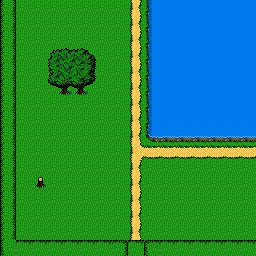

Rendered tile map (Tiled .tmx) drawn with the repository's tilesets; below, a short description and the full map source, tile grids included:
An orthogonal 16x16 tile map with 16x16 px tiles, 3 tile layers (bg, bg_obs, fg) and 8 objects.

<map version="1.4" tiledversion="1.4.3" orientation="orthogonal" renderorder="right-down" width="16" height="16" tilewidth="16" tileheight="16" infinite="0" nextlayerid="7" nextobjectid="13">
 <tileset firstgid="1" source="tinySLATES [16x16px orthogonal tileset by Ivan Voirol].tsx" />
 <layer id="1" name="bg" width="16" height="16">
  <data encoding="csv">
35,34,34,34,34,34,34,34,40,213,407,407,407,407,407,407,
34,34,34,34,34,34,34,34,40,213,407,407,407,407,407,407,
34,34,34,34,34,34,34,34,40,213,407,407,407,407,407,407,
35,34,34,34,34,34,34,34,40,213,407,407,407,407,407,407,
35,34,34,34,34,34,34,34,40,213,407,407,407,407,407,407,
33,34,34,34,34,34,34,34,40,213,407,407,407,407,407,407,
33,34,34,34,34,34,34,34,40,213,407,407,407,407,407,407,
33,34,34,34,34,34,34,34,40,213,407,407,407,407,407,407,
33,34,34,34,34,34,34,34,40,1073742039,3221225682,3221225682,3221225682,3221225682,3221225682,3221225682,
33,34,34,34,34,34,34,34,37,102,102,102,102,102,102,102,
33,34,34,34,34,34,34,34,40,34,34,34,34,34,34,34,
33,34,34,34,34,34,34,34,40,34,34,34,34,34,34,34,
33,34,34,34,34,34,34,34,40,34,34,34,34,34,34,34,
33,34,34,34,34,34,34,34,40,34,34,34,34,34,34,34,
33,34,34,34,34,34,34,34,40,34,34,34,34,34,34,34,
2147483683,2,2,2,2,2,2,3,2,2147483651,2,2,2,2,2,2
</data>
 </layer>
 <layer id="2" name="bg_obs" width="16" height="16">
  <data encoding="csv">
36,0,0,0,0,0,0,0,0,0,0,0,0,0,0,0,
36,0,0,0,0,0,0,0,0,0,0,0,0,0,0,0,
36,0,0,0,0,0,0,0,0,0,0,0,0,0,0,0,
36,0,0,0,0,0,0,0,0,0,0,0,0,0,0,0,
36,0,0,0,0,0,0,0,0,0,0,0,0,0,0,0,
36,0,0,334,335,336,0,0,0,0,0,0,0,0,0,0,
36,0,0,0,0,0,0,0,0,0,0,0,0,0,0,0,
36,0,0,0,0,0,0,0,0,0,0,0,0,0,0,0,
36,0,0,0,0,0,0,0,0,0,0,0,0,0,0,0,
36,0,0,0,0,0,0,0,0,0,0,0,0,0,0,0,
36,0,0,0,0,0,0,0,0,0,0,0,0,0,0,0,
36,0,301,0,0,0,0,0,0,0,0,0,0,0,0,0,
36,0,0,0,0,0,0,0,0,0,0,0,0,0,0,0,
36,0,0,0,0,0,0,0,0,0,0,0,0,0,0,0,
36,0,0,0,0,0,0,0,0,0,0,0,0,0,0,0,
2147483683,0,0,0,0,0,0,0,0,0,0,0,0,0,0,0
</data>
 </layer>
 <layer id="3" name="fg" width="16" height="16">
  <data encoding="csv">
0,0,0,0,0,0,0,0,0,0,0,0,0,0,0,0,
0,0,0,0,0,0,0,0,0,0,0,0,0,0,0,0,
0,0,0,0,0,0,0,0,0,0,0,0,0,0,0,0,
0,0,0,238,239,240,0,0,0,0,0,0,0,0,0,0,
0,0,0,302,303,304,0,0,0,0,0,0,0,0,0,0,
0,0,0,0,0,0,0,0,0,0,0,0,0,0,0,0,
0,0,0,0,0,0,0,0,0,0,0,0,0,0,0,0,
0,0,0,0,0,0,0,0,0,0,0,0,0,0,0,0,
0,0,0,0,0,0,0,0,0,0,0,0,0,0,0,0,
0,0,0,0,0,0,0,0,0,0,0,0,0,0,0,0,
0,0,0,0,0,0,0,0,0,0,0,0,0,0,0,0,
0,0,0,0,0,0,0,0,0,0,0,0,0,0,0,0,
0,0,0,0,0,0,0,0,0,0,0,0,0,0,0,0,
0,0,0,0,0,0,0,0,0,0,0,0,0,0,0,0,
0,0,0,0,0,0,0,0,0,0,0,0,0,0,0,0,
0,0,0,0,0,0,0,0,0,0,0,0,0,0,0,0
</data>
 </layer>
 <objectgroup color="#ff0000" id="4" name="col">
  <object id="3" x="48" y="64" width="48" height="24" />
  <object id="4" x="36" y="176" width="8" height="12" />
  <object id="5" x="144" y="240" width="112" height="16" />
  <object id="6" x="0" y="240" width="128" height="16" />
  <object id="8" x="0" y="0" width="16" height="240" />
  <object id="9" x="144" y="0" width="112" height="144" />
 </objectgroup>
 <objectgroup color="#0055ff" id="6" name="teleports">
  <object id="10" x="16" y="0" width="128" height="4" />
  <object id="11" x="252" y="144" width="4" height="96" />
 </objectgroup>
</map>
